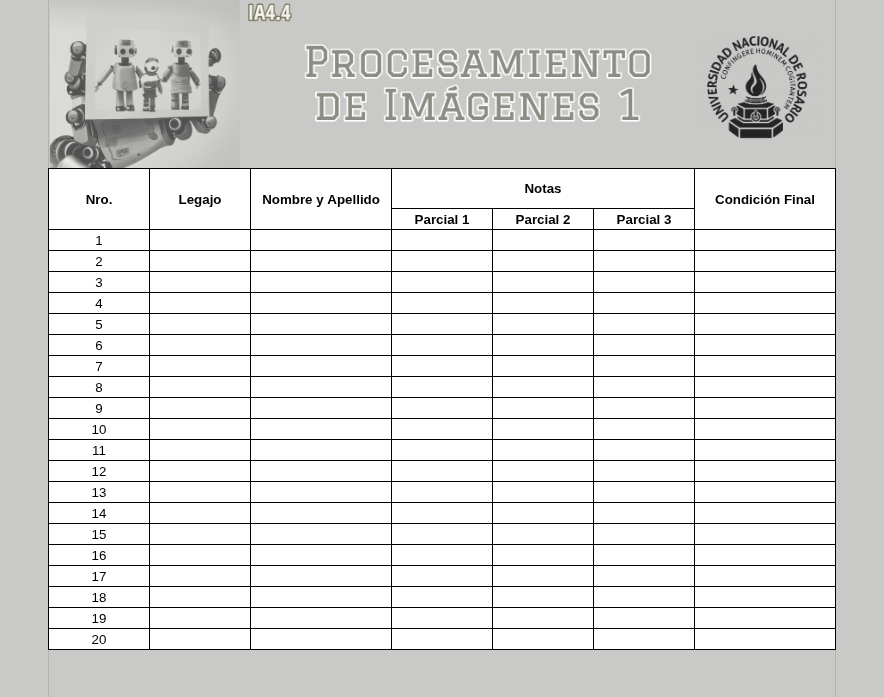
#> input picture Ejercicio 2/grade_sheet_empty.png, 884 x 697 px
$ python ejercicio_2.py
#> lines starting #> are read from the running program, lines starting #| are printed output that depends on the picture; after the words box and inside, x2 and y2 are one past the last pixel; in counts of white or black regions, pixels touching at a corner belong together
from pathlib import Path
import csv
import cv2
import numpy as np
import matplotlib.pyplot as plt

# Leemos las imagenes

img_vacia = cv2.imread('grade_sheet_empty.png', cv2.IMREAD_GRAYSCALE)
img1 = cv2.imread('grade_sheet_1.png', cv2.IMREAD_GRAYSCALE)
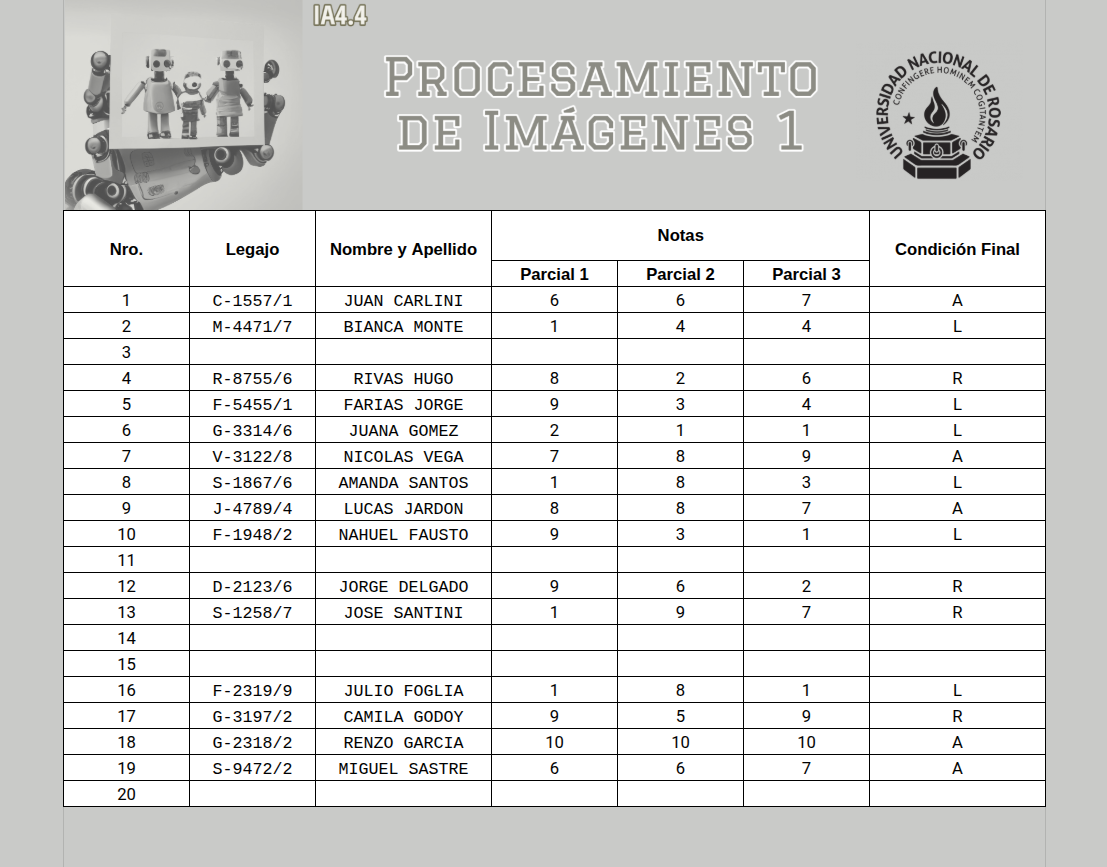
#> input picture Ejercicio 2/grade_sheet_1.png, 1107 x 867 px
img2 = cv2.imread('grade_sheet_2.png', cv2.IMREAD_GRAYSCALE)
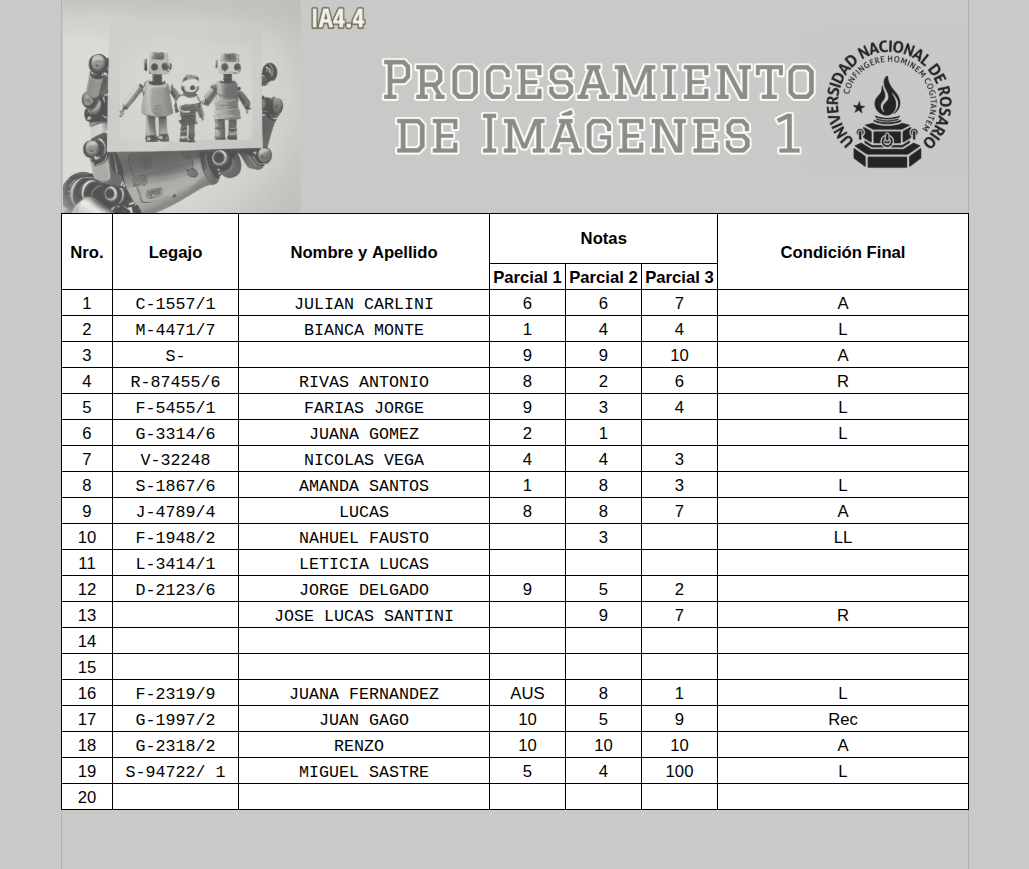
#> input picture Ejercicio 2/grade_sheet_2.png, 1029 x 869 px
img3 = cv2.imread('grade_sheet_3.png', cv2.IMREAD_GRAYSCALE)
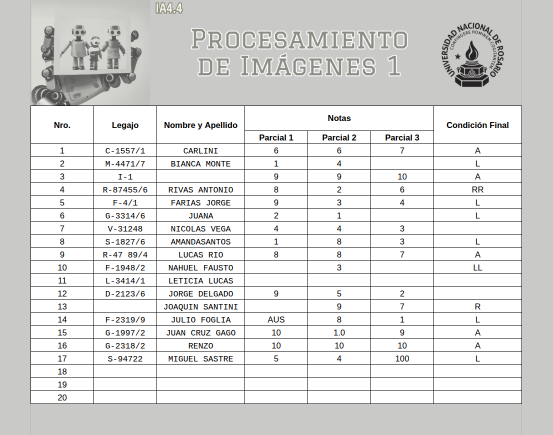
#> input picture Ejercicio 2/grade_sheet_3.png, 1106 x 869 px (shown at 1/2 size)
img4 = cv2.imread('grade_sheet_4.png', cv2.IMREAD_GRAYSCALE)
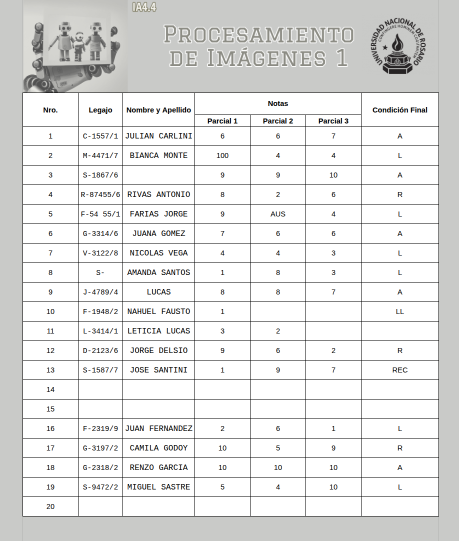
#> input picture Ejercicio 2/grade_sheet_4.png, 917 x 1082 px (shown at 1/2 size)

# Mostramos para que se vean bien

ax1 = plt.subplot(221)
plt.imshow(img1, cmap='gray', vmin=0, vmax=255), plt.title('Primera imagen')
plt.subplot(222, sharex=ax1, sharey=ax1)
plt.imshow(img2, cmap='gray', vmin=0, vmax=255), plt.title('Segunda imagen')
plt.subplot(223, sharex=ax1, sharey=ax1)
plt.imshow(img3, cmap='gray', vmin=0, vmax=255), plt.title('Tercera imagen')
plt.subplot(224, sharex=ax1, sharey=ax1)
plt.imshow(img4, cmap='gray', vmin=0, vmax=255), plt.title('Cuarta imagen')
plt.show()

# Observamos los valores únicos de cada imagen

for i, img in enumerate([img_vacia, img1, img2, img3, img4]):
    print(f"Imagen {i+1}: {np.unique(img)} - Tamaño: {img.shape}")
#> this loop made 5 passes
#> (printed output is left out)

# Intentamos identificar las celdas en la imagen vacía

# Empezamos viendo las columnas

img_vacia_th = img_vacia == 0
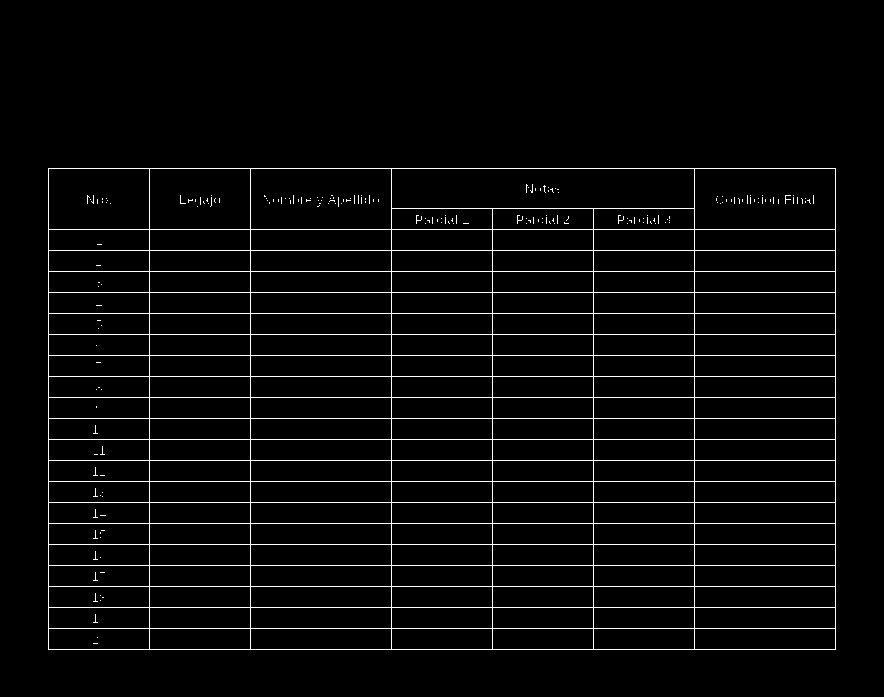
#> img_vacia_th: shape (697, 884) bool; 3.6% white in thin lines or dots, all inside (x1, y1, x2, y2) = (48, 168, 836, 650)
plt.imshow(img_vacia_th, cmap='gray'), plt.title("Imagen binaria")
plt.show()

img_vacia_cols = np.sum(img_vacia_th, axis=0)
#> img_vacia_cols = 884 values, max 482 at index 48, min 0 at index 0, mean 25
np.unique(img_vacia_cols) # -> elegimos un umbral mayor o igual 400

img_vacia_cols_th = img_vacia_cols >= 400
img_vacia_cols_th
np.argwhere(img_vacia_cols_th)

# Para ver la columna de legajo
plt.imshow(img_vacia[:,149:250], cmap='gray'), plt.title("Imagen binaria")
plt.show()

# Prueba para ver la idea de como realizarlo

img1_th = img1 == 0
#> img1_th: shape (867, 1107) bool; 3% white in thin lines or dots, all inside (x1, y1, x2, y2) = (63, 210, 1046, 807)
ax1 = plt.subplot(121)
plt.imshow(img1, cmap='gray', vmin=0, vmax=255), plt.title('Imagen 1')
plt.subplot(122, sharex=ax1, sharey=ax1)
plt.imshow(img1_th, cmap='gray'), plt.title("Imagen 1 binaria")
plt.show()

img1_cols = np.sum(img1_th, axis=0)
#> img1_cols = 1107 values, max 597 at index 63, min 0 at index 0, mean 26.19
np.unique(img1_cols) # -> elegimos un umbral mayor o igual 400

img1_cols_th = img1_cols >= 500
img1_cols_th
np.argwhere(img1_cols_th)

# Se toma img1 y se hace el crop sobre la columna legajo para luego dividir por registros

prueba = img1[:,189:315]
plt.imshow(img1[:,189:315], cmap='gray'), plt.title("Imagen binaria")
plt.show()


prueba_th = prueba <= 0
#> prueba_th: shape (867, 126) bool; 3.6% white in thin lines or dots, all inside (x1, y1, x2, y2) = (0, 210, 126, 807)
plt.imshow(prueba_th, cmap='gray'), plt.title("Imagen binaria")
plt.show()

prueba_rows = np.sum(prueba_th, axis=1)
#> prueba_rows = 867 values, max 126 at index 210, min 0 at index 0, mean 4.5
np.unique(prueba_rows) # -> elegimos un umbral mayor o igual 126

prueba_rows_th = prueba_rows >= 126
prueba_rows_th
np.argwhere(prueba_rows_th)

celda_prueba = prueba[210:286,:]
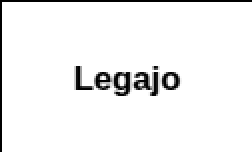
#> celda_prueba: shape (76, 126) (shown 2 times larger); min 0, max 255, mean 242.3
plt.imshow(celda_prueba, cmap='gray'), plt.title("Imagen binaria")
plt.show()

# Punto a

# obtener las celdas de cada columnas de cada imagen

diccionario_imagenes = {}

for i, img in enumerate([img1,img2,img3,img4]):
    imagen = f"Imagen: {i+1}"
    diccionario_imagenes[imagen] = {}
    img_th = img == 0
    img_cols = np.sum(img_th, axis=0)
    #print(f"Imagen {i+1}: {np.unique(img_cols)}")

    indices_columnas = np.argwhere(img_cols >= np.unique(img_cols)[-2])
    #print(f"Índices detectados para Imagen {i+1}: {indices_columnas}")

    indices_columnas = indices_columnas.flatten() # pasar a una dimension

    # Iteramos sobre los índices encontrados para cortar la imagen
    for col in range(len(indices_columnas) - 1):  # Itera 7 veces (de 1 a 7)
        columna = f"Columna: {col + 1}"
        diccionario_imagenes[imagen][columna] = {}

        inicio_columna = indices_columnas[col]
        fin_columna = indices_columnas[col + 1]

        # Ahora sí recortamos usando posiciones numéricas válidas
        inicio_columna_sin_borde = inicio_columna + 3
        fin_columna_sin_borde = fin_columna - 3
        columna_recortada = img[:, inicio_columna_sin_borde : fin_columna_sin_borde]

        columna_recortada_th = columna_recortada == 0
        columna_recortada_filas = np.sum(columna_recortada_th, axis=1)
        #print(f"Columna {col}: {np.unique(columna_recortada_filas)}")

        indices_filas = np.argwhere(columna_recortada_filas >= np.unique(columna_recortada_filas)[-1])
        #print(f"Índices detectados para las filas: {indices_filas}")

        indices_filas = indices_filas.flatten()
        indices_filas = indices_filas[-21:]

        for fila in range(len(indices_filas) - 1):
            celda =  f"Celda: {fila + 1}"
            inicio_celda = indices_filas[fila]
            fin_celda = indices_filas[fila+1]

            inicio_celda_sin_borde = inicio_celda + 3
            fin_celda_sin_borde = fin_celda - 3
            diccionario_imagenes[imagen][columna][celda] = columna_recortada[inicio_celda_sin_borde : fin_celda_sin_borde, :]
#> this loop made 4 passes
#> (imagen, indices_columnas) on passes 1 to 4: ('Imagen: 1', [63, 189, 315, 491, 617, 743, 869, 1045]), ('Imagen: 2', [61, 112, 238, 489, 565, 641, 717, 968]), ('Imagen: 3', [61, 187, 313, 489, 615, 741, 867, 1043]), ('Imagen: 4', [45, 156, 245, 389, 500, 611, 722, 877])
#> pass 3, `img_th = img == 0`:
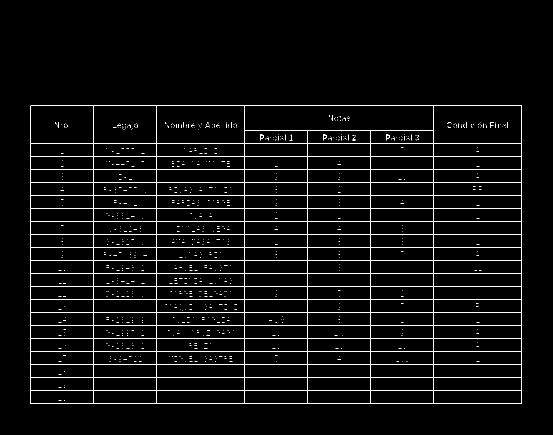
#> img_th: shape (869, 1106) bool (shown at 1/2 size); 3% white in thin lines or dots, all inside (x1, y1, x2, y2) = (61, 211, 1044, 808)
#> after the loop, diccionario_imagenes = 4 items


            #plt.imshow(diccionario_imagenes[imagen][columna][celda], cmap="gray", vmin=0, vmax=255)
            #plt.title(f"Imagen {i+1} - Columna {col+1} - Celda {fila+1}")
            #plt.show()

# Analizamos las celdas

def analizar_celda(celda_img):
    # Binarizar e invertir: La función necesita fondo negro (0) y letras blancas (>0)
    celda_bin = (celda_img < 128).astype(np.uint8) * 255

    # Obtener componentes conectadas
    # connectivity=8 mira diagonales, útil para letras que a veces se tocan apenas
    num_labels, labels, stats, centroids = cv2.connectedComponentsWithStats(celda_bin, connectivity=8)

    caracteres_validos = []

    # Filtrar ruido y guardar las posiciones
    # Empezamos el bucle en 1 para ignorar el fondo (label 0)
    for i in range(1, num_labels):
        area = stats[i, cv2.CC_STAT_AREA]

        # Filtramos ruido: si el área es muy chica, no es un caracter válido
        if area > 1: #mayor a 1 para que tome el " - " como figura
            x = stats[i, cv2.CC_STAT_LEFT]
            w = stats[i, cv2.CC_STAT_WIDTH]
            caracteres_validos.append((x, w))

    cantidad_caracteres = len(caracteres_validos)
    cantidad_palabras = 0

    # Contar palabras calculando la distancia entre caracteres
    if cantidad_caracteres > 0:
        cantidad_palabras = 1 # Si hay letras, hay al menos 1 palabra

        # Ordenamos los caracteres de izquierda a derecha basándonos en su posición X
        caracteres_validos.sort(key=lambda c: c[0])

        # Revisamos el espacio entre cada letra y la siguiente
        for i in range(cantidad_caracteres - 1):
            x_actual, w_actual = caracteres_validos[i]
            x_siguiente, _ = caracteres_validos[i+1]

            # El espacio en blanco es donde arranca la siguiente letra menos donde terminó la actual
            distancia_blanco = x_siguiente - (x_actual + w_actual)

            # UMBRAL DE ESPACIO: Si hay más de X píxeles de distancia, asumimos que es una nueva palabra.
            if distancia_blanco > 8:
                cantidad_palabras += 1

    return cantidad_caracteres, cantidad_palabras

# Arrancamos desde la Columna 2. Al no incluir la "Columna 1" (ID), el bucle for de abajo la ignorará automáticamente
columnas_validar = {
    "Columna: 2": "Legajo",
    "Columna: 3": "Nombre y Apellido",
    "Columna: 4": "Parcial 1",
    "Columna: 5": "Parcial 2",
    "Columna: 6": "Parcial 3",
    "Columna: 7": "Condición Final"
}

for imagen, columnas in diccionario_imagenes.items():
    print(f"\n--- Procesando {imagen} ---")

    # Obtenemos la lista de celdas (filas) usando cualquier columna como referencia
    nombres_celdas = list(columnas["Columna: 2"].keys())

    # Iteramos por el índice de la fila para tener el ID numérico
    for fila_index in range(len(nombres_celdas)):
        id_registro = fila_index + 1  # Esto les da el 1, 2, 3... para el print y el CSV
        celda_nombre = nombres_celdas[fila_index]

        print(f"\n> Registro {id_registro}:")

        # Este bucle solo recorrerá de la Columna 2 a la 7
        for col_id, tipo_campo in columnas_validar.items():

            # Extraemos la imagen de la celda actual
            celda_img = columnas[col_id][celda_nombre]

            # Analizamos la celda con cv2.connectedComponentsWithStats
            cant_caracteres, cant_palabras = analizar_celda(celda_img)
            estado = "MAL"

            if tipo_campo == "Nombre y Apellido":
                if cant_palabras >= 2 and cant_caracteres <= 12:
                    estado = "OK"

            elif tipo_campo == "Legajo":
                # Asumimos que todo el legajo es "una palabra" continua (sin espacios)
                if cant_caracteres == 8 and cant_palabras == 1:
                    estado = "OK"

            elif tipo_campo in ["Parcial 1", "Parcial 2", "Parcial 3"]:
                if cant_caracteres in [1, 2] and cant_palabras == 1:
                    estado = "OK"

            elif tipo_campo == "Condición Final":
                if cant_caracteres == 1 and cant_palabras == 1:
                    estado = "OK"

            # Si detecta 0 caracteres es porque la celda está vacía (MAL)
            if cant_caracteres == 0:
                estado = "MAL"

            print(f"> {tipo_campo}: {estado}")
#> this loop made 4 passes
#> imagen on passes 1 to 2: 'Imagen: 1', 'Imagen: 2'
#> (printed output is left out)
#> (the rest of the program and of its run is left out)
